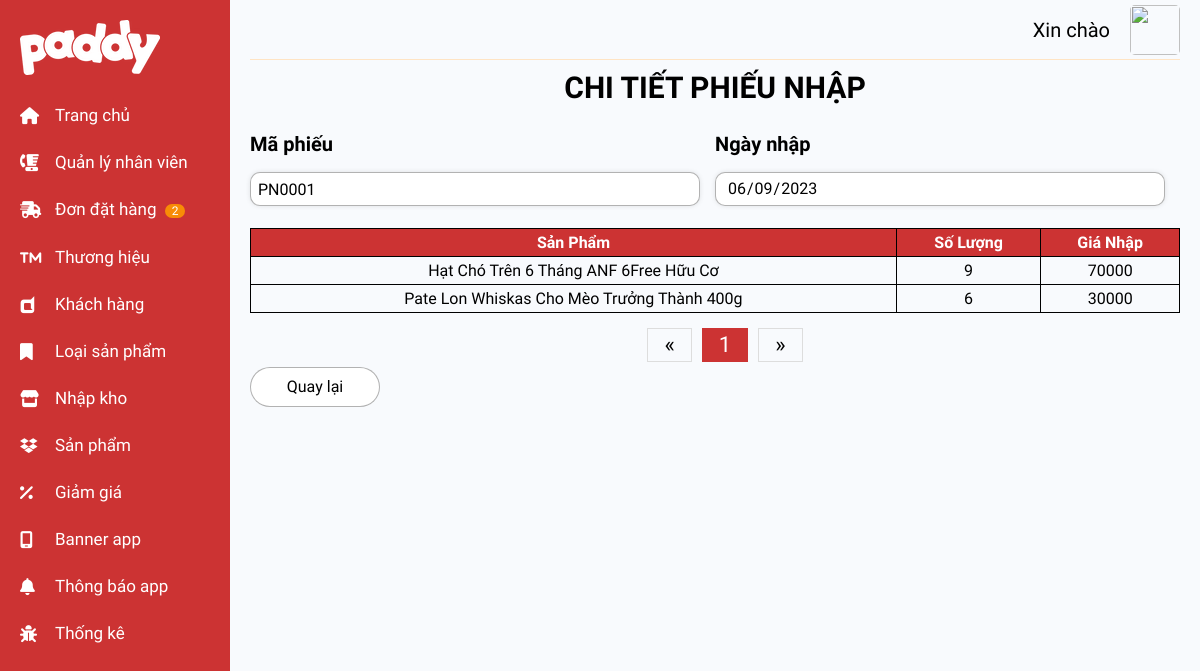
Page /SourceCode/admin/pages/product_details_entry.php?id=PN0001 on the committed database.
### tables this page shows
CREATE TABLE `phieu_nhap` (
  `maPhieuNhap` varchar(6) NOT NULL,
  `ngayNhap` date NOT NULL,
  `maNhanVien` varchar(6) NOT NULL
);

CREATE TABLE `chi_tiet_phieu_nhap` (
  `maPhieuNhap` varchar(6) NOT NULL,
  `maSanPham` varchar(6) NOT NULL,
  `soLuong` int(11) NOT NULL,
  `donGia` int(11) NOT NULL
);

CREATE TABLE `san_pham` (
  `maSanPham` varchar(6) NOT NULL,
  `tenSanPham` varchar(255) NOT NULL,
  `donGiaMua` int(11) NOT NULL,
  `donGiaBan` int(11) NOT NULL,
  `maThuongHieu` varchar(6) NOT NULL,
  `maLoai` varchar(6) NOT NULL,
  `soLuong` int(11) NOT NULL,
  `hinhAnh` varchar(255) NOT NULL,
  `moTa` varchar(255) NOT NULL
);

### SourceCode/admin/includes/show_details_entry_table.php (the view, shortened to what this page needs)
<?php
$rowOfPage = 10;
$currentPage = isset($_GET['page']) ? (int) $_GET['page'] : 1;
$query = $query . "ORDER BY chi_tiet_phieu_nhap.`maPhieuNhap` ASC LIMIT " . $rowOfPage . " OFFSET " . ($currentPage - 1) * $rowOfPage;
$statement = $dbh->prepare($query);
$statement->execute();
$statement->setFetchMode(PDO::FETCH_OBJ);
$result = $statement->fetchAll();
if ($result) {
    foreach ($result as $row) {
        echo "<tr>
                            <td>" . $row->tenSanPham . "</td>
                            <td>" . $row->soLuong . "</td>
                            <td>" . $row->donGia . "</td>
                        </tr>";
    }
} else {
    echo "<tr>
                <td colspan=\"4\">Không có dữ liệu</td>
                </tr>";
}
?>

### SourceCode/admin/pages/product_details_entry.php (shortened to what this page needs)
<?php
include '../templates/nav_admin1.php';
$id = $_GET['id'];
$query = "SELECT chi_tiet_phieu_nhap.*, phieu_nhap.ngayNhap, tenSanPham FROM `chi_tiet_phieu_nhap`
JOIN phieu_nhap on phieu_nhap.maPhieuNhap = chi_tiet_phieu_nhap.maPhieuNhap
JOIN san_pham on san_pham.maSanPham = chi_tiet_phieu_nhap.maSanPham
WHERE chi_tiet_phieu_nhap.`maPhieuNhap` = '" . $id . "'";
$statement = $dbh->prepare($query);
$statement->execute();
$statement->setFetchMode(PDO::FETCH_OBJ);
$result = $statement->fetch();
?>
<div class="body" style="margin-top: 15px">
    <h1 align="center" class="Title_Admin_create_form">CHI TIẾT PHIẾU NHẬP</h1>
    <div class="form_field" style="width: 50%; float: left;">
        <h3>Mã phiếu</h3>
        <input type="text" class="textfile" readonly value="<?php echo $id; ?>" name="MAPHIEUNK">
    </div>
    <div class="form_field" style="width: 50%; float: right;">
        <h3>Ngày nhập</h3>
        <input type="date" class="textfile" id="ngay" value="<?php echo $result->ngayNhap; ?>" name="NGAYNK" readonly>
    </div>
    <table id="productTable" width="100%">
        <tr>
            <th>Sản Phẩm</th>
            <th>Số Lượng</th>
            <th>Giá Nhập</th>
        </tr>
        <tr>
            <?php include '../includes/show_details_entry_table.php' ?>
        </tr>
    </table>
    <div align="center" style="margin-top:10px" class="menu-wrapper">
        <ul class="pagination menu">
            <?php include '../includes/paging_with_id.php' ?>
        </ul>
    </div>
    <div class="button">
        <a href="<?php echo "entry_index.php"; ?> "><input type="button" value="Quay lại"
                class="button_add_admin" /></a>
    </div>
</div>
<?php include '../templates/nav_admin2.php' ?>

### SourceCode/admin/assets/css/main.css (style rules this page uses)
th { background-color: #CC3333; color: white; }
th, td { border: 1px solid black; padding: 8px; text-align: center; padding: 4px; }
.Title_Admin_create_form { font-size: 3rem; }
.form_field, .name_form_field, .textfile, .error_message { display: block; }
.form_field { padding-bottom: 16px; min-height: 90px; }
.textfile { min-width: 450px; height: 34px; margin-bottom: 6px; border-radius: 10px; border: 1px solid rgb(0,0,0,0.3); text-indent: 5px; outline: none; box-shadow: 0px 0px 5px rgba(0, 0, 0, 0.1); }
.button { font-size: 1.6rem; }
.button .button_add_admin { height: 40px; width: 130px; background-color: #ffffff; border-radius: 20px; margin-right: 10px; border: 1px solid rgb(0,0,0,0.3); cursor: pointer; }

### SourceCode/admin/pages/product_details_entry.php (style rules this page uses)
input { font-size: 16px; }
h3 { font-size: 20px; }
table { border-collapse: collapse; }

### SourceCode/admin/includes/paging_with_id.php (style rules this page uses)
.menu-wrapper { height: auto; width: 100%; }
.menu { margin: 0; padding: 0 0 0 20px; }
ul { list-style-type: none; }

### rows in the picture
phieu_nhap: NGAYNK "06/09/2023"
chi_tiet_phieu_nhap: maSanPham.tenSanPham "Hạt Chó Trên 6 Tháng ANF 6Free Hữu Cơ", soLuong "9", donGia "70000"
chi_tiet_phieu_nhap: maSanPham.tenSanPham "Pate Lon Whiskas Cho Mèo Trưởng Thành 400g", soLuong "6", donGia "30000"

### other values in the picture
$soDonChoXacNhan "2"
